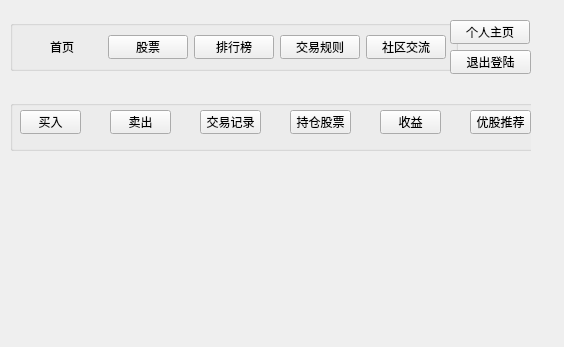
<?xml version="1.0" encoding="UTF-8"?>
<ui version="4.0">
 <class>MainWindow</class>
 <widget class="QWidget" name="MainWindow">
  <property name="geometry">
   <rect>
    <x>0</x>
    <y>0</y>
    <width>564</width>
    <height>347</height>
   </rect>
  </property>
  <property name="windowTitle">
   <string>Form</string>
  </property>
  <widget class="QStackedWidget" name="selectpage">
   <property name="geometry">
    <rect>
     <x>0</x>
     <y>0</y>
     <width>531</width>
     <height>331</height>
    </rect>
   </property>
   <property name="currentIndex">
    <number>1</number>
   </property>
   <widget class="QWidget" name="selectpage1">
    <widget class="QGroupBox" name="groupBox">
     <property name="geometry">
      <rect>
       <x>10</x>
       <y>20</y>
       <width>448</width>
       <height>51</height>
      </rect>
     </property>
     <property name="title">
      <string/>
     </property>
     <layout class="QHBoxLayout" name="horizontalLayout">
      <item>
       <widget class="QPushButton" name="firstbutton1">
        <property name="text">
         <string>首页</string>
        </property>
        <property name="flat">
         <bool>true</bool>
        </property>
       </widget>
      </item>
      <item>
       <widget class="QPushButton" name="stockbutton1">
        <property name="text">
         <string>股票</string>
        </property>
       </widget>
      </item>
      <item>
       <widget class="QPushButton" name="rankbutton1">
        <property name="text">
         <string>排行榜</string>
        </property>
       </widget>
      </item>
      <item>
       <widget class="QPushButton" name="dealbutton1">
        <property name="text">
         <string>交易规则</string>
        </property>
       </widget>
      </item>
      <item>
       <widget class="QPushButton" name="communitybutton1">
        <property name="enabled">
         <bool>true</bool>
        </property>
        <property name="text">
         <string>社区交流</string>
        </property>
       </widget>
      </item>
     </layout>
    </widget>
    <widget class="QPushButton" name="personpage1">
     <property name="geometry">
      <rect>
       <x>450</x>
       <y>20</y>
       <width>80</width>
       <height>24</height>
      </rect>
     </property>
     <property name="text">
      <string>个人主页</string>
     </property>
    </widget>
    <widget class="QPushButton" name="leavebutton1">
     <property name="geometry">
      <rect>
       <x>450</x>
       <y>50</y>
       <width>81</width>
       <height>24</height>
      </rect>
     </property>
     <property name="text">
      <string>退出登陆</string>
     </property>
    </widget>
   </widget>
   <widget class="QWidget" name="selectpage2">
    <widget class="QGroupBox" name="groupBox_2">
     <property name="geometry">
      <rect>
       <x>10</x>
       <y>20</y>
       <width>448</width>
       <height>51</height>
      </rect>
     </property>
     <property name="title">
      <string/>
     </property>
     <layout class="QHBoxLayout" name="horizontalLayout_2">
      <item>
       <widget class="QPushButton" name="firstbutton2">
        <property name="text">
         <string>首页</string>
        </property>
        <property name="flat">
         <bool>true</bool>
        </property>
       </widget>
      </item>
      <item>
       <widget class="QPushButton" name="stockbutton2">
        <property name="text">
         <string>股票</string>
        </property>
       </widget>
      </item>
      <item>
       <widget class="QPushButton" name="rankbutton2">
        <property name="text">
         <string>排行榜</string>
        </property>
       </widget>
      </item>
      <item>
       <widget class="QPushButton" name="dealbutton2">
        <property name="text">
         <string>交易规则</string>
        </property>
       </widget>
      </item>
      <item>
       <widget class="QPushButton" name="communitybutton2">
        <property name="text">
         <string>社区交流</string>
        </property>
       </widget>
      </item>
     </layout>
    </widget>
    <widget class="QPushButton" name="personpage2">
     <property name="geometry">
      <rect>
       <x>450</x>
       <y>20</y>
       <width>80</width>
       <height>24</height>
      </rect>
     </property>
     <property name="text">
      <string>个人主页</string>
     </property>
    </widget>
    <widget class="QPushButton" name="leavebutton2">
     <property name="geometry">
      <rect>
       <x>450</x>
       <y>50</y>
       <width>81</width>
       <height>24</height>
      </rect>
     </property>
     <property name="text">
      <string>退出登陆</string>
     </property>
    </widget>
    <widget class="QGroupBox" name="groupBox_6">
     <property name="geometry">
      <rect>
       <x>10</x>
       <y>100</y>
       <width>571</width>
       <height>51</height>
      </rect>
     </property>
     <property name="title">
      <string/>
     </property>
     <widget class="QPushButton" name="pushButton">
      <property name="geometry">
       <rect>
        <x>10</x>
        <y>10</y>
        <width>61</width>
        <height>24</height>
       </rect>
      </property>
      <property name="text">
       <string>买入</string>
      </property>
     </widget>
     <widget class="QPushButton" name="pushButton_2">
      <property name="geometry">
       <rect>
        <x>100</x>
        <y>10</y>
        <width>61</width>
        <height>24</height>
       </rect>
      </property>
      <property name="text">
       <string>卖出</string>
      </property>
     </widget>
     <widget class="QPushButton" name="pushButton_3">
      <property name="geometry">
       <rect>
        <x>190</x>
        <y>10</y>
        <width>61</width>
        <height>24</height>
       </rect>
      </property>
      <property name="text">
       <string>交易记录</string>
      </property>
     </widget>
     <widget class="QPushButton" name="pushButton_4">
      <property name="geometry">
       <rect>
        <x>280</x>
        <y>10</y>
        <width>61</width>
        <height>24</height>
       </rect>
      </property>
      <property name="text">
       <string>持仓股票</string>
      </property>
     </widget>
     <widget class="QPushButton" name="pushButton_5">
      <property name="geometry">
       <rect>
        <x>370</x>
        <y>10</y>
        <width>61</width>
        <height>24</height>
       </rect>
      </property>
      <property name="text">
       <string>收益</string>
      </property>
     </widget>
     <widget class="QPushButton" name="pushButton_6">
      <property name="geometry">
       <rect>
        <x>460</x>
        <y>10</y>
        <width>61</width>
        <height>24</height>
       </rect>
      </property>
      <property name="text">
       <string>优股推荐</string>
      </property>
     </widget>
    </widget>
   </widget>
   <widget class="QWidget" name="selectpage3">
    <widget class="QGroupBox" name="groupBox_3">
     <property name="geometry">
      <rect>
       <x>10</x>
       <y>20</y>
       <width>448</width>
       <height>51</height>
      </rect>
     </property>
     <property name="title">
      <string/>
     </property>
     <layout class="QHBoxLayout" name="horizontalLayout_3">
      <item>
       <widget class="QPushButton" name="firstbutton3">
        <property name="text">
         <string>首页</string>
        </property>
        <property name="flat">
         <bool>true</bool>
        </property>
       </widget>
      </item>
      <item>
       <widget class="QPushButton" name="stockbutton3">
        <property name="text">
         <string>股票</string>
        </property>
       </widget>
      </item>
      <item>
       <widget class="QPushButton" name="rankbutton3">
        <property name="text">
         <string>排行榜</string>
        </property>
       </widget>
      </item>
      <item>
       <widget class="QPushButton" name="dealbutton3">
        <property name="text">
         <string>交易规则</string>
        </property>
       </widget>
      </item>
      <item>
       <widget class="QPushButton" name="communitybutton3">
        <property name="text">
         <string>社区交流</string>
        </property>
       </widget>
      </item>
     </layout>
    </widget>
    <widget class="QPushButton" name="personpage3">
     <property name="geometry">
      <rect>
       <x>450</x>
       <y>20</y>
       <width>80</width>
       <height>24</height>
      </rect>
     </property>
     <property name="text">
      <string>个人主页</string>
     </property>
    </widget>
    <widget class="QPushButton" name="leavebutton3">
     <property name="geometry">
      <rect>
       <x>450</x>
       <y>50</y>
       <width>81</width>
       <height>24</height>
      </rect>
     </property>
     <property name="text">
      <string>退出登陆</string>
     </property>
    </widget>
   </widget>
   <widget class="QWidget" name="selectpage4">
    <widget class="QGroupBox" name="groupBox_4">
     <property name="geometry">
      <rect>
       <x>10</x>
       <y>20</y>
       <width>448</width>
       <height>51</height>
      </rect>
     </property>
     <property name="title">
      <string/>
     </property>
     <layout class="QHBoxLayout" name="horizontalLayout_4">
      <item>
       <widget class="QPushButton" name="firstbutton4">
        <property name="text">
         <string>首页</string>
        </property>
        <property name="flat">
         <bool>true</bool>
        </property>
       </widget>
      </item>
      <item>
       <widget class="QPushButton" name="stockbutton4">
        <property name="text">
         <string>股票</string>
        </property>
       </widget>
      </item>
      <item>
       <widget class="QPushButton" name="rankbutton4">
        <property name="text">
         <string>排行榜</string>
        </property>
       </widget>
      </item>
      <item>
       <widget class="QPushButton" name="dealbutton4">
        <property name="text">
         <string>交易规则</string>
        </property>
       </widget>
      </item>
      <item>
       <widget class="QPushButton" name="communitybutton4">
        <property name="text">
         <string>社区交流</string>
        </property>
       </widget>
      </item>
     </layout>
    </widget>
    <widget class="QPushButton" name="personpage4">
     <property name="geometry">
      <rect>
       <x>450</x>
       <y>20</y>
       <width>80</width>
       <height>24</height>
      </rect>
     </property>
     <property name="text">
      <string>个人主页</string>
     </property>
    </widget>
    <widget class="QPushButton" name="leavebutton4">
     <property name="geometry">
      <rect>
       <x>450</x>
       <y>50</y>
       <width>81</width>
       <height>24</height>
      </rect>
     </property>
     <property name="text">
      <string>退出登陆</string>
     </property>
    </widget>
   </widget>
   <widget class="QWidget" name="selectpage5">
    <widget class="QGroupBox" name="groupBox_5">
     <property name="geometry">
      <rect>
       <x>10</x>
       <y>20</y>
       <width>448</width>
       <height>51</height>
      </rect>
     </property>
     <property name="title">
      <string/>
     </property>
     <layout class="QHBoxLayout" name="horizontalLayout_5">
      <item>
       <widget class="QPushButton" name="firstbutton5">
        <property name="text">
         <string>首页</string>
        </property>
        <property name="flat">
         <bool>true</bool>
        </property>
       </widget>
      </item>
      <item>
       <widget class="QPushButton" name="stockbutton5">
        <property name="text">
         <string>股票</string>
        </property>
       </widget>
      </item>
      <item>
       <widget class="QPushButton" name="rankbutton5">
        <property name="text">
         <string>排行榜</string>
        </property>
       </widget>
      </item>
      <item>
       <widget class="QPushButton" name="dealbutton5">
        <property name="text">
         <string>交易规则</string>
        </property>
       </widget>
      </item>
      <item>
       <widget class="QPushButton" name="communitybutton5">
        <property name="text">
         <string>社区交流</string>
        </property>
       </widget>
      </item>
     </layout>
    </widget>
    <widget class="QPushButton" name="personpage5">
     <property name="geometry">
      <rect>
       <x>450</x>
       <y>20</y>
       <width>80</width>
       <height>24</height>
      </rect>
     </property>
     <property name="text">
      <string>个人主页</string>
     </property>
    </widget>
    <widget class="QPushButton" name="leavebutton5">
     <property name="geometry">
      <rect>
       <x>450</x>
       <y>50</y>
       <width>81</width>
       <height>24</height>
      </rect>
     </property>
     <property name="text">
      <string>退出登陆</string>
     </property>
    </widget>
   </widget>
  </widget>
 </widget>
 <resources/>
 <connections/>
</ui>
